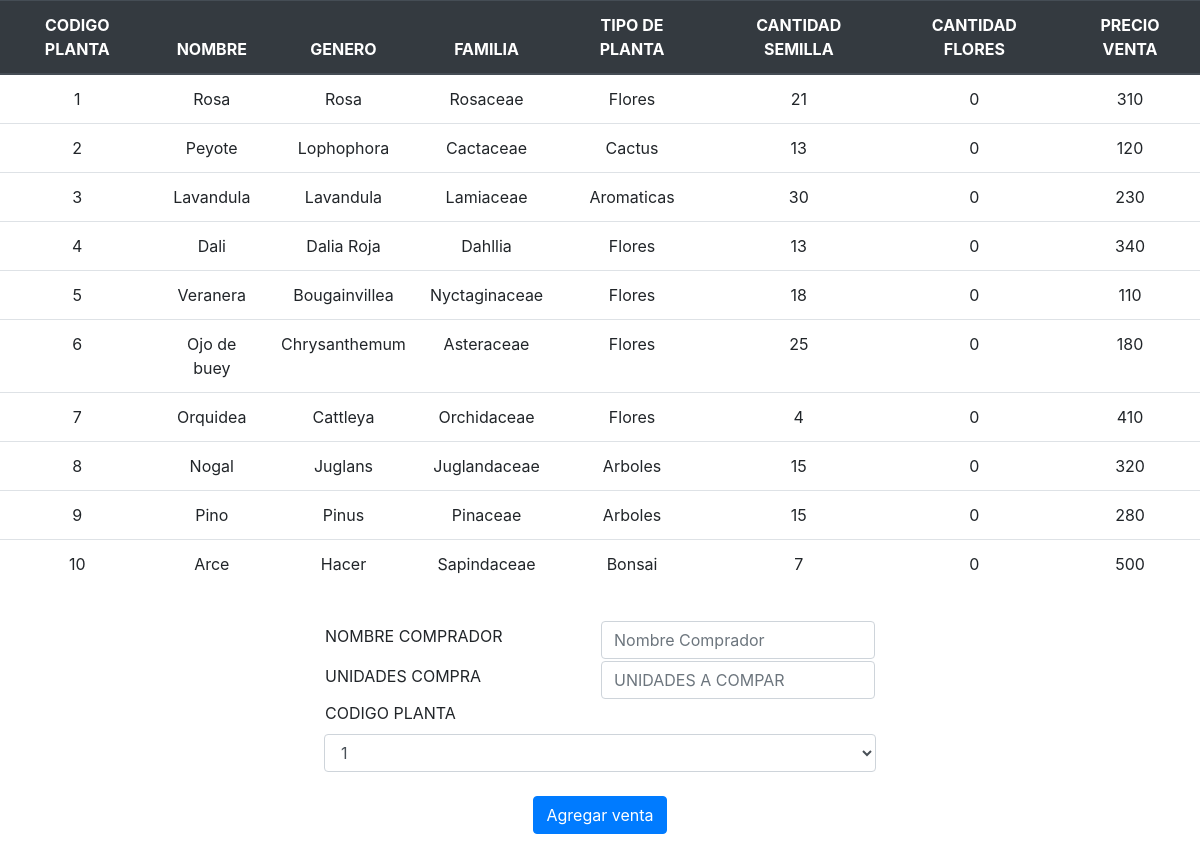
/Insertar/insertar_venta.php, run on an earlier commit of the app's database.
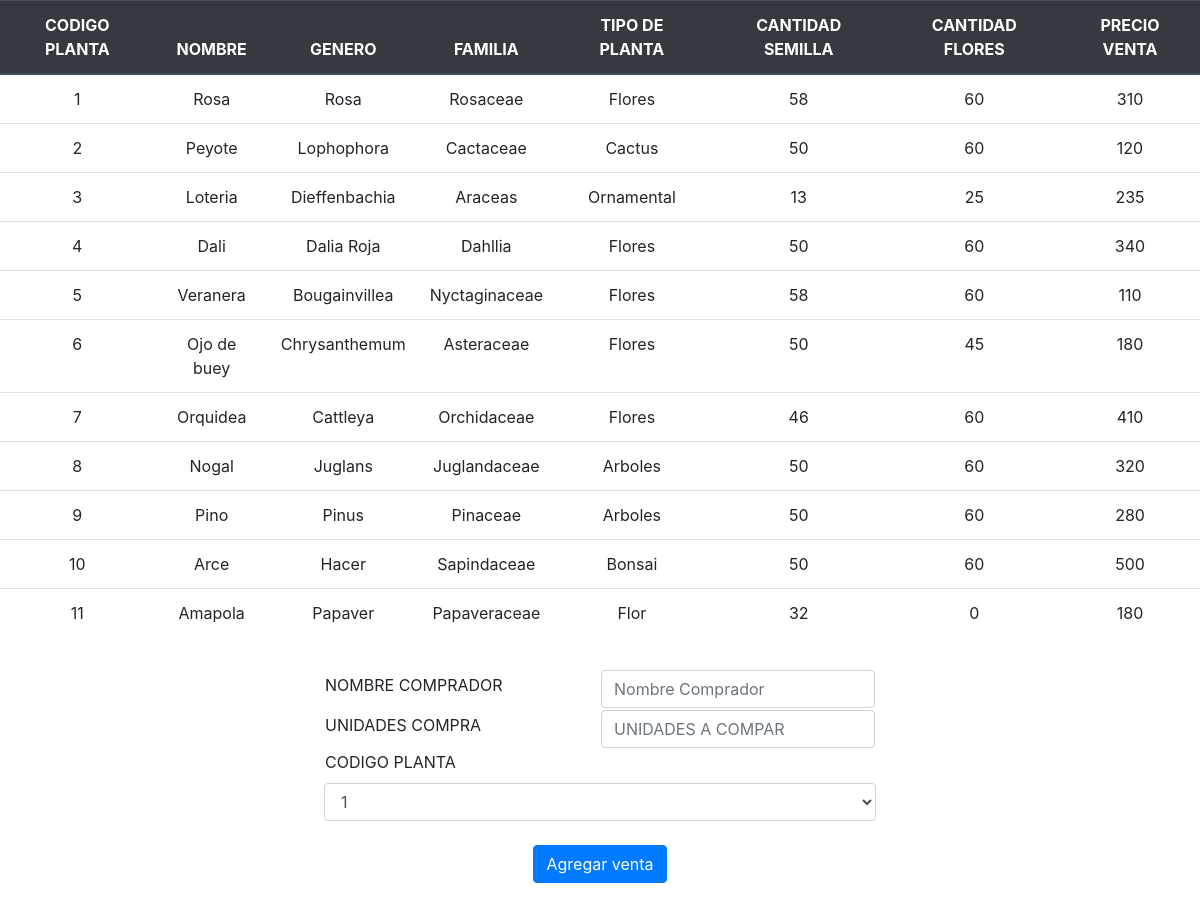
And on a later commit of the database.
### tables this page shows
CREATE TABLE IF NOT EXISTS `planta` (
  `codigo_planta` int(11) NOT NULL AUTO_INCREMENT,
  `nombre` varchar(25) NOT NULL,
  `genero` varchar(25) NOT NULL,
  `familia` varchar(25) NOT NULL,
  `tipo_planta` varchar(25) NOT NULL,
  `cantidad_semilla` int(11) NOT NULL DEFAULT '0',
  `cantidad_flor` int(11) NOT NULL DEFAULT '0',
  `precio_venta` int(11) NOT NULL DEFAULT '0',
  `eliminar` int(11) NOT NULL DEFAULT '0',
  PRIMARY KEY (`codigo_planta`)
);

### Insertar/insertar_venta.php (the view, shortened to what the changed rows need)
<!DOCTYPE html>
<html>
<head>
                <link rel="stylesheet" href="../css/bootstrap.min.css">
</head>
<body>
    <?php
	if (isset($_POST['agregar']))
	{
            $codPlanta=$_POST["codPlanta"];
            $compra=$_POST["compra"];
            $nombre=$_POST["nombre"];
            require('../conexion.php');
            $sql="SELECT `nombre` FROM `planta` WHERE (`cantidad_flor` >= $compra) AND `codigo_planta`=$codPlanta";
            $result = mysqli_query($link, $sql);
            $row = mysqli_fetch_array($result, MYSQLI_NUM);
            if(!is_null($row)){
                $sql="INSERT INTO ventas (nombre,codigo_planta,unidades)"
                    . "VALUES ('$nombre',$codPlanta,$compra)";
                if ($link->query($sql) === TRUE) {
                } else {
                    echo "Error: " . $sql . "<br>" . $link->error;
                }
                $sql="UPDATE `planta` SET `cantidad_flor`=(`cantidad_flor`-$compra) WHERE `codigo_planta`=$codPlanta";
                if ($link->query($sql) === TRUE) {
                    echo "<center><p>Nuevo registro creado satisfactoriamente</p></center>";
                    ?>
                    <center><td><input type="button" name="insertar" value="Lista ventas" class="btn btn-primary" onclick="window.location.href='../Lista/lista_ventas.php'"></td></center>
                    <?php
                } else {
                    echo "Error: " . $sql . "<br>" . $link->error;
                }
            }else{
               echo "<center>La cantidad es mayor a la disponible, por favor intente con una menor cantidad</center>";
               ?>
                <center><td><input type="button" name="insertar" value="Lista ventas" class="btn btn-primary" onclick="window.location.href='../Lista/lista_ventas.php'"></td></center>
               <?php
            }
        }else{
            ?>
            <center><label>
                    <table align="center" class="table">
                        <thead class="thead-dark">
                            <tr>
                                <th class="thead-dark" scope="col"><center>CODIGO PLANTA</center></th>
                                <th class="thead-dark" scope="col"><center>NOMBRE</center></th>
                                <th class="thead-dark" scope="col"><center>GENERO</center></th>
                                <th class="thead-dark" scope="col"><center>FAMILIA</center></th>
                                <th class="thead-dark" scope="col"><center>TIPO DE PLANTA</center></th>
                                <th class="thead-dark" scope="col"><center>CANTIDAD SEMILLA</center></th>
                                <th class="thead-dark" scope="col"><center>CANTIDAD FLORES</center></th>
                                <th class="thead-dark" scope="col"><center>PRECIO VENTA</center></th>
                            </tr>
                            </thead>
            <?php
                    require('../conexion.php');
                    $query="SELECT * FROM planta WHERE eliminar = 0 ORDER BY codigo_planta";
                    $resultado=mysqli_query($link,$query);
                    while ($extraido= mysqli_fetch_array($resultado)) {
                        echo "<tr align='center'><td>".$extraido['codigo_planta']."</td>";
                        echo "<td>".$extraido['nombre']."</td>";
                        echo "<td>".$extraido['genero']."</td>";
                        echo "<td>".$extraido['familia']."</td>";
                        echo "<td>".$extraido['tipo_planta']."</td>";
                        echo "<td>".$extraido['cantidad_semilla']."</td>";
                        echo "<td>".$extraido['cantidad_flor']."</td>";
                        echo "<td>".$extraido['precio_venta']."</td></tr>";
                    }
            ?>
                    </table>
        <?php
        }
	?>
</body>
</html>

What changed in the data, as far as the page shows it:
changed planta "Rosa": cantidad_semilla "21" → "58"; cantidad_flor "0" → "60"
changed planta "Peyote": cantidad_semilla "13" → "50"; cantidad_flor "0" → "60"
changed planta id 3: nombre "Lavandula" → "Loteria"; genero "Lavandula" → "Dieffenbachia"; familia "Lamiaceae" → "Araceas"; tipo_planta "Aromaticas" → "Ornamental"; cantidad_semilla "30" → "13"; cantidad_flor "0" → "25"; precio_venta "230" → "235"
changed planta "Dali": cantidad_semilla "13" → "50"; cantidad_flor "0" → "60"
changed planta "Veranera": cantidad_semilla "18" → "58"; cantidad_flor "0" → "60"
changed planta "Ojo de buey": cantidad_semilla "25" → "50"; cantidad_flor "0" → "45"
changed planta "Orquidea": cantidad_semilla "4" → "46"; cantidad_flor "0" → "60"
changed planta "Nogal": cantidad_semilla "15" → "50"; cantidad_flor "0" → "60"
changed planta "Pino": cantidad_semilla "15" → "50"; cantidad_flor "0" → "60"
changed planta "Arce": cantidad_semilla "7" → "50"; cantidad_flor "0" → "60"
added planta: codigo_planta "11", nombre "Amapola", genero "Papaver", familia "Papaveraceae", tipo_planta "Flor", cantidad_semilla "32", cantidad_flor "0", precio_venta "180"
